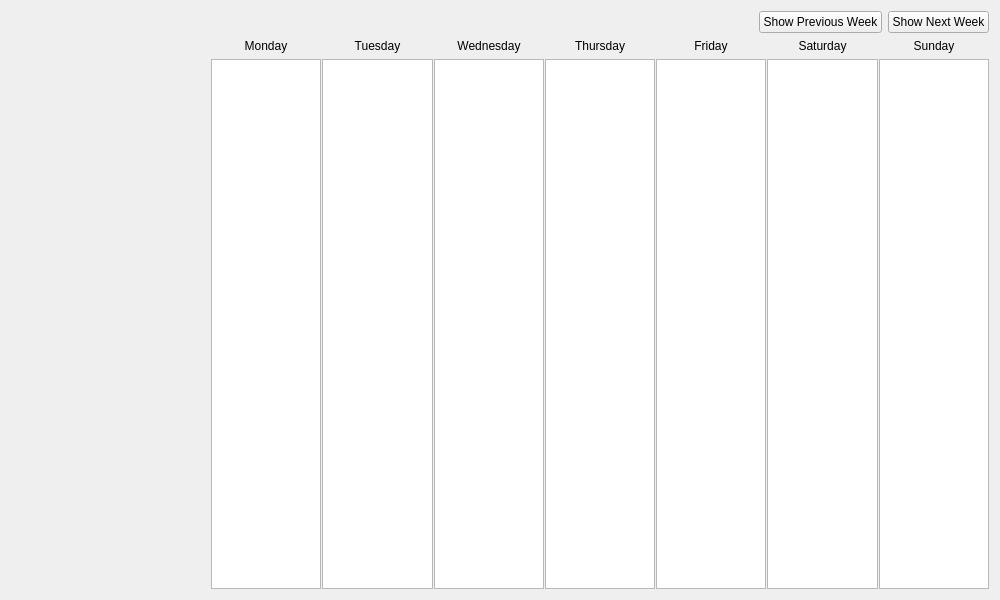
<?xml version="1.0" encoding="UTF-8"?>
<ui version="4.0">
 <class>CalendarForm</class>
 <widget class="QWidget" name="CalendarForm">
  <property name="geometry">
   <rect>
    <x>0</x>
    <y>0</y>
    <width>1000</width>
    <height>600</height>
   </rect>
  </property>
  <property name="windowTitle">
   <string>Calendar</string>
  </property>
  <layout class="QHBoxLayout" name="horizontalLayout" stretch="1,4">
   <item>
    <widget class="QWidget" name="sidebar_frame" native="true">
     <property name="sizePolicy">
      <sizepolicy hsizetype="Preferred" vsizetype="Preferred">
       <horstretch>0</horstretch>
       <verstretch>0</verstretch>
      </sizepolicy>
     </property>
     <layout class="QVBoxLayout" name="sidebar_layout"/>
    </widget>
   </item>
   <item>
    <layout class="QVBoxLayout" name="verticalLayout_2">
     <item>
      <layout class="QHBoxLayout" name="horizontalLayout_2">
       <item>
        <spacer name="horizontalSpacer">
         <property name="orientation">
          <enum>Qt::Horizontal</enum>
         </property>
         <property name="sizeHint" stdset="0">
          <size>
           <width>40</width>
           <height>20</height>
          </size>
         </property>
        </spacer>
       </item>
       <item>
        <widget class="QPushButton" name="next_button">
         <property name="text">
          <string>Show Previous Week</string>
         </property>
        </widget>
       </item>
       <item>
        <widget class="QPushButton" name="previous_button">
         <property name="text">
          <string>Show Next Week</string>
         </property>
        </widget>
       </item>
      </layout>
     </item>
     <item>
      <layout class="QGridLayout" name="gridLayout">
       <property name="horizontalSpacing">
        <number>1</number>
       </property>
       <item row="2" column="2">
        <widget class="QListWidget" name="wednesday_list"/>
       </item>
       <item row="2" column="6">
        <widget class="QListWidget" name="sunday_list"/>
       </item>
       <item row="2" column="4">
        <widget class="QListWidget" name="friday_list"/>
       </item>
       <item row="2" column="3">
        <widget class="QListWidget" name="thursday_list"/>
       </item>
       <item row="2" column="1">
        <widget class="QListWidget" name="tuesday_list"/>
       </item>
       <item row="2" column="0">
        <widget class="QListWidget" name="monday_list"/>
       </item>
       <item row="2" column="5">
        <widget class="QListWidget" name="saturday_list"/>
       </item>
       <item row="1" column="0">
        <widget class="QLabel" name="monday_label">
         <property name="text">
          <string>Monday</string>
         </property>
         <property name="alignment">
          <set>Qt::AlignCenter</set>
         </property>
        </widget>
       </item>
       <item row="1" column="1">
        <widget class="QLabel" name="tuesday_label">
         <property name="text">
          <string>Tuesday</string>
         </property>
         <property name="alignment">
          <set>Qt::AlignCenter</set>
         </property>
        </widget>
       </item>
       <item row="1" column="5">
        <widget class="QLabel" name="saturday_label">
         <property name="text">
          <string>Saturday</string>
         </property>
         <property name="alignment">
          <set>Qt::AlignCenter</set>
         </property>
        </widget>
       </item>
       <item row="1" column="4">
        <widget class="QLabel" name="friday_label">
         <property name="text">
          <string>Friday</string>
         </property>
         <property name="alignment">
          <set>Qt::AlignCenter</set>
         </property>
        </widget>
       </item>
       <item row="1" column="3">
        <widget class="QLabel" name="thursday_label">
         <property name="text">
          <string>Thursday</string>
         </property>
         <property name="alignment">
          <set>Qt::AlignCenter</set>
         </property>
        </widget>
       </item>
       <item row="1" column="2">
        <widget class="QLabel" name="wednesday_label">
         <property name="text">
          <string>Wednesday</string>
         </property>
         <property name="alignment">
          <set>Qt::AlignCenter</set>
         </property>
        </widget>
       </item>
       <item row="1" column="6">
        <widget class="QLabel" name="sunday_label">
         <property name="text">
          <string>Sunday</string>
         </property>
         <property name="alignment">
          <set>Qt::AlignCenter</set>
         </property>
        </widget>
       </item>
      </layout>
     </item>
    </layout>
   </item>
  </layout>
 </widget>
 <resources/>
 <connections/>
</ui>
